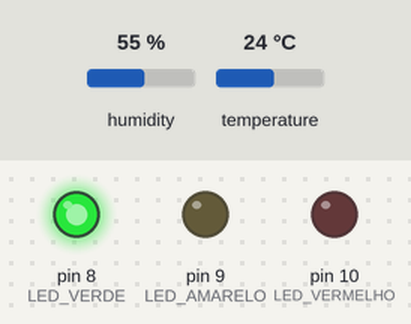
This sketch was run on a simulated Arduino Uno, built with avr-gcc and run on an emulated ATmega328P. On the bench: output pins drawn as LEDs (lit = HIGH). Inputs (shaded band) come from the test bench; at power-on: humidity 55 %, temperature 24 °C. What the sketch prints to the serial monitor is not drawn.

Above: at 4.8 s.
4.9 s: humidity set to 51 %
7.9 s: humidity set to 48 %
At 9.3 s:
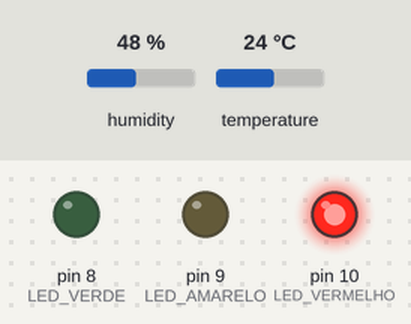
10.9 s: temperature set to 21 °C
At 12.9 s:
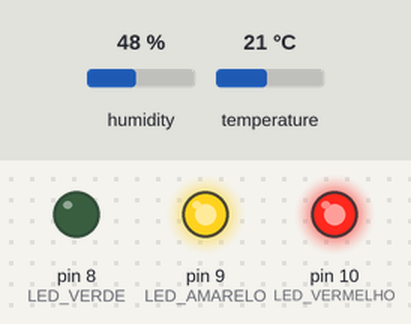
13.9 s: temperature set to 24 °C
At 15.4 s:
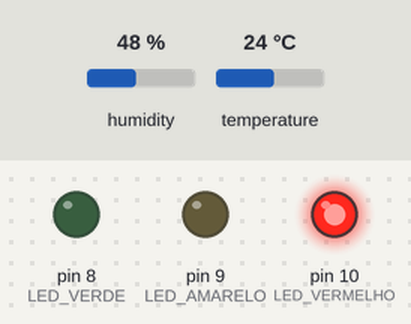
16.9 s: temperature set to 12 °C
At 19.0 s:
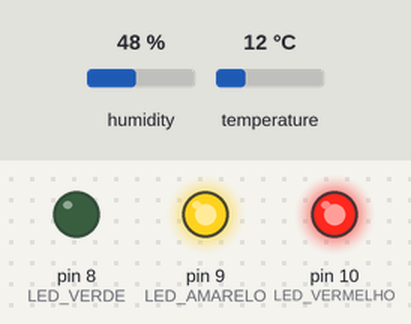
Timing chart, 0 to 20.5 s (numbered marks = the images above; inputs shaded):
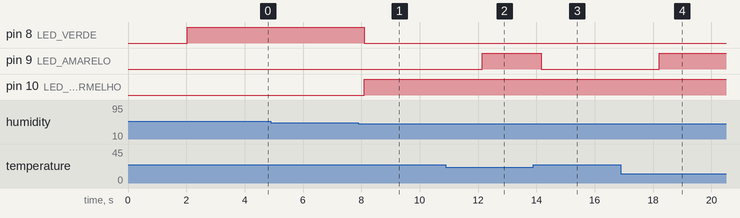

Measured:
- the behaviour switches between 50 and 49 % on humidity (found by bisection; images 0 and 1)
- the behaviour switches between 23 and 22 °C on temperature (found by bisection; images 1 and 2)
- after the input at 7.9 s, pin 8 (LED_VERDE): HIGH → LOW after 0.20 s; pin 10 (LED_VERMELHO): LOW → HIGH after 0.20 s
- after the input at 10.9 s, pin 9 (LED_AMARELO): LOW → HIGH after 1.2 s
- after the input at 13.9 s, pin 9 (LED_AMARELO): HIGH → LOW after 0.27 s
- after the input at 16.9 s, pin 9 (LED_AMARELO): LOW → HIGH after 1.3 s

The sketch:

sketch_nov8a.ino
```cpp
#include <DHT.h>

#define DHTPIN 7  // Define o pino ao qual o sensor DHT11 está conectado
#define DHTTYPE DHT11  // Especifica o tipo de sensor (DHT11)

#define LED_VERDE 8
#define LED_AMARELO 9
#define LED_VERMELHO 10

DHT dht(DHTPIN, DHTTYPE);

void setup() {
  Serial.begin(9600);
  dht.begin();

  pinMode(LED_VERDE, OUTPUT);
  pinMode(LED_AMARELO, OUTPUT);
  pinMode(LED_VERMELHO, OUTPUT);
}

void loop() {
  delay(2000);  // Espere 2 segundos entre as leituras

  float temperatura = dht.readTemperature();
  float umidade = dht.readHumidity();

  if (isnan(temperatura) || isnan(umidade)) {
    Serial.println("Falha ao ler o sensor DHT!");
  } else {
    Serial.print("Temperatura: ");
    Serial.print(temperatura);
    Serial.print("Umidade: ");
    Serial.print(umidade);

    digitalWrite(LED_VERDE, LOW);
    digitalWrite(LED_AMARELO, LOW);
    digitalWrite(LED_VERMELHO, LOW);

    if (temperatura >= 23 && temperatura <= 26 && umidade >= 50 && umidade <= 60) {
      digitalWrite(LED_VERDE, HIGH);  // Temperatura e umidade ideais, acenda o LED verde
    }

    if (temperatura < 23 || temperatura > 26) {
      digitalWrite(LED_AMARELO, HIGH);  // Temperatura fora do ideal, acenda o LED amarelo
    }

    if (umidade < 50 || umidade > 60) {
      digitalWrite(LED_VERMELHO, HIGH);  // Umidade fora do ideal, acenda o LED vermelho
    }
  }
}
```
